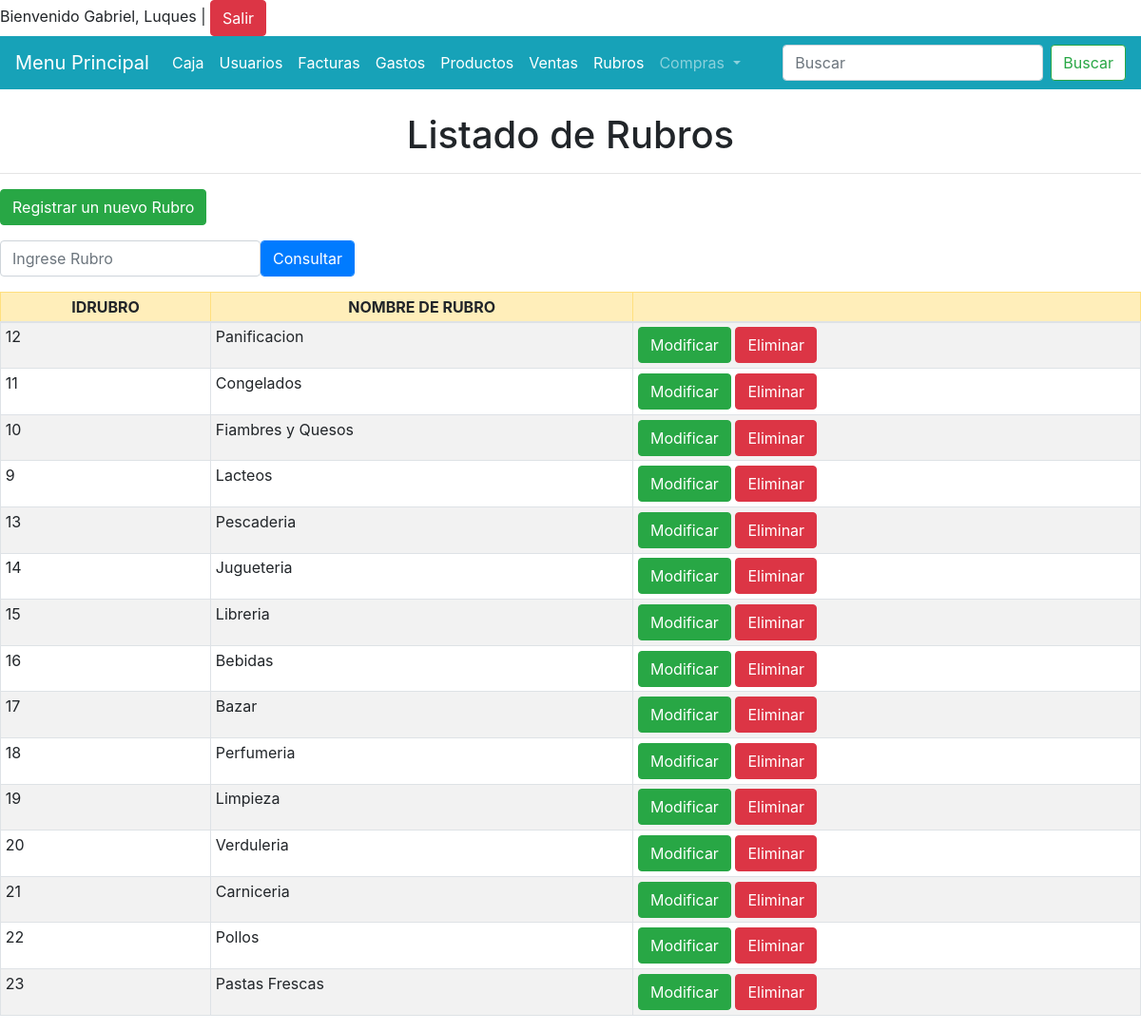
/rubros/index.php (signed in), run on the app's committed database.
### tables this page shows
CREATE TABLE `rubros` (
  `idrubro` int(11) NOT NULL,
  `nombrerubro` varchar(30) NOT NULL
);

### conexion.php (called while the page is built, shortened)
<?php
     class conexion{
         public function __construct() {
             $this->con=new mysqli("localhost","root","","negocio");
         }
     }
?>

### rubros/classrubro.php (the view, shortened to what this page needs)
<?php
include '../conexion.php';
class registrorubro extends conexion{
       public function rubro(){
           $this->consulta=$this->con->query("SELECT * FROM rubros");
           while($this->recorridos=$this->consulta->fetch_array()){
               ?>
               <tr>
                    <td><?php echo $this->recorridos["idrubro"]; ?></td>
                    <td><?php echo $this->recorridos["nombrerubro"]; ?></td>
                  <td>
                      <a class="btn btn-success" href="formulariomodificarru.php?id=<?php echo $this->recorridos["idrubro"]; ?>">Modificar</a>
                        <a class="btn btn-danger" onclick="return confirm('Desea eliminar el registro seleccionado?');" href="Eliminarrubro.php?id=<?php echo $this->recorridos["idrubro"]; ?>">Eliminar</a>
                    </td>
                </tr>
               <?php
           }
       }
   }
               ?>

### data on the page
rubros: idrubro "12", nombrerubro "Panificacion"
rubros: idrubro "11", nombrerubro "Congelados"
rubros: idrubro "10", nombrerubro "Fiambres y Quesos"
rubros: idrubro "9", nombrerubro "Lacteos"
rubros: idrubro "13", nombrerubro "Pescaderia"
rubros: idrubro "14", nombrerubro "Jugueteria"
rubros: idrubro "15", nombrerubro "Libreria"
rubros: idrubro "16", nombrerubro "Bebidas"
rubros: idrubro "17", nombrerubro "Bazar"
rubros: idrubro "18", nombrerubro "Perfumeria"
rubros: idrubro "19", nombrerubro "Limpieza"
rubros: idrubro "20", nombrerubro "Verduleria"
rubros: idrubro "21", nombrerubro "Carniceria"
rubros: idrubro "22", nombrerubro "Pollos"
rubros: idrubro "23", nombrerubro "Pastas Frescas"

### other printed values
$_SESSION['nom'] "Gabriel, Luques"
